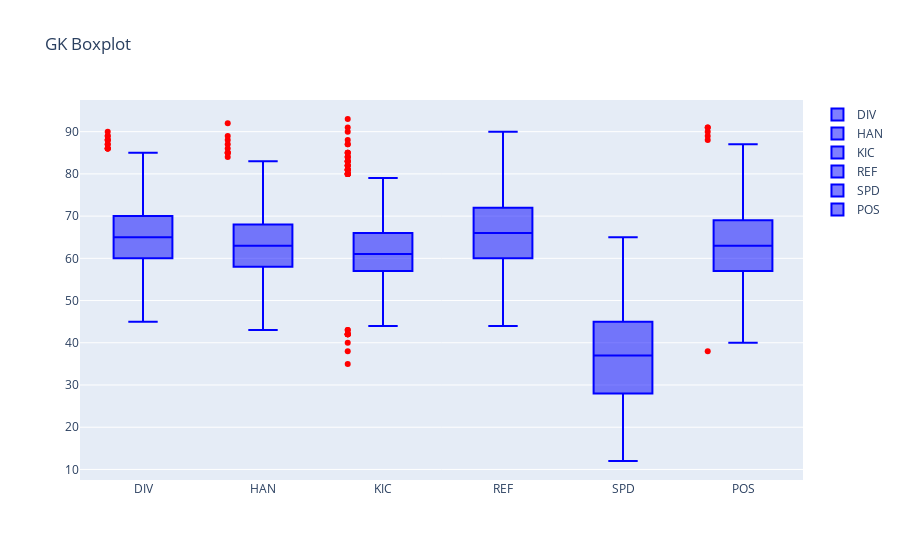

Source (notebook cell):
### Markdown cell above
**<h4>Question:** What are the basic attributes' distribution for GK players?</h4>

### Code cell
gklabel=['DIV','HAN','KIC','REF','SPD','POS']
gkcol=['gk_diving','gk_handling','gk_kicking','gk_reflexes','gk_speed','gk_positioning']
gkval=[gkdata.loc[:,i] for i in gkcol]

fig=go.Figure()
for label, val in zip(gklabel, gkval):
    fig.add_trace(go.Box(
        y=val,
        name=label,
        boxpoints='outliers',
        pointpos=-1.2,
        marker_color='red',
        line_color='blue'
    ))
fig.update_layout(title_text="GK Boxplot")
fig.show()

### Figure 1 — Plotly figure (JSON) as saved in the notebook; plotly's stock layout.template omitted (floating-point values rounded to 4 significant figures; data arrays with more than 128 entries replaced by an {"elided": "..."} marker saying what was removed)
{"data": [{"boxpoints": "outliers", "line": {"color": "blue"}, "marker": {"color": "red"}, "name": "DIV", "pointpos": -1.2, "type": "box", "y": {"elided": "2083 int values"}}, {"boxpoints": "outliers", "line": {"color": "blue"}, "marker": {"color": "red"}, "name": "HAN", "pointpos": -1.2, "type": "box", "y": {"elided": "2083 int values"}}, {"boxpoints": "outliers", "line": {"color": "blue"}, "marker": {"color": "red"}, "name": "KIC", "pointpos": -1.2, "type": "box", "y": {"elided": "2083 int values"}}, {"boxpoints": "outliers", "line": {"color": "blue"}, "marker": {"color": "red"}, "name": "REF", "pointpos": -1.2, "type": "box", "y": {"elided": "2083 int values"}}, {"boxpoints": "outliers", "line": {"color": "blue"}, "marker": {"color": "red"}, "name": "SPD", "pointpos": -1.2, "type": "box", "y": {"elided": "2083 int values"}}, {"boxpoints": "outliers", "line": {"color": "blue"}, "marker": {"color": "red"}, "name": "POS", "pointpos": -1.2, "type": "box", "y": {"elided": "2083 int values"}}], "layout": {"title": {"text": "GK Boxplot"}}}
